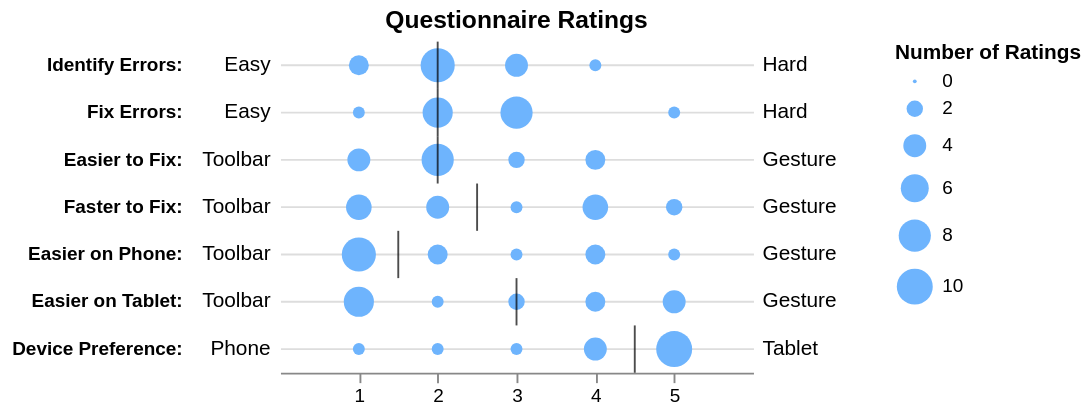

Write a Vega-Lite specification for this figure.
### Vega-Lite specification from a JSON file in a GitHub repository (floating-point values rounded to 4 significant figures; data arrays with more than 128 entries replaced by an {"elided": "..."} marker saying what was removed)
{"$schema": "https://vega.github.io/schema/vega-lite/v3.json", "description": "Likert Scale Ratings Distributions and Medians. (Figure 9 from @jhoffswell and @zcliu's ['Interactive Repair of Tables Extracted from PDF Documents on Mobile Devices'](https://idl.cs.washington.edu/files/2019-InteractiveTableRepair-CHI.pdf))", "datasets": {"medians": [{"name": "Identify Errors:", "median": 2.0, "lo": "Easy", "hi": "Hard"}, {"name": "Fix Errors:", "median": 2, "lo": "Easy", "hi": "Hard"}, {"name": "Easier to Fix:", "median": 2.0, "lo": "Toolbar", "hi": "Gesture"}, {"name": "Faster to Fix:", "median": 2.5, "lo": "Toolbar", "hi": "Gesture"}, {"name": "Easier on Phone:", "median": 1.5, "lo": "Toolbar", "hi": "Gesture"}, {"name": "Easier on Tablet:", "median": 3.0, "lo": "Toolbar", "hi": "Gesture"}, {"name": "Device Preference:", "median": 4.5, "lo": "Phone", "hi": "Tablet"}], "values": {"elided": "170 records"}}, "data": {"name": "medians"}, "title": "Questionnaire Ratings", "width": 250, "height": 175, "view": {"stroke": null}, "layer": [{"mark": "circle", "data": {"name": "values"}, "transform": [{"filter": "datum.name != 'Toolbar_First'"}, {"filter": "datum.name != 'Tablet_First'"}, {"filter": "datum.name != 'Participant ID'"}], "encoding": {"y": {"field": "name", "type": "nominal", "sort": null, "axis": {"domain": false, "offset": 50, "labelFontWeight": "bold", "ticks": false, "grid": true, "title": null}}, "x": {"field": "value", "type": "quantitative", "scale": {"domain": [0, 6]}, "axis": {"grid": false, "values": [1, 2, 3, 4, 5]}}, "size": {"aggregate": "count", "type": "quantitative", "legend": {"title": "Number of Ratings", "offset": 75}}, "color": {"value": "#6EB4FD"}}}, {"mark": "tick", "encoding": {"y": {"field": "name", "type": "nominal", "sort": null, "axis": {"domain": false, "offset": 50, "labelFontWeight": "bold", "ticks": false, "grid": true, "title": null}}, "x": {"field": "median", "type": "quantitative", "scale": {"domain": [1, 5]}, "axis": {"title": null}}, "color": {"value": "black"}}}, {"mark": {"type": "text", "x": -5, "align": "right"}, "encoding": {"y": {"field": "name", "type": "nominal", "sort": null, "axis": {"domain": false, "offset": 50, "labelFontWeight": "bold", "ticks": false, "grid": true, "title": null}}, "text": {"field": "lo", "type": "nominal"}}}, {"mark": {"type": "text", "x": 255, "align": "left"}, "encoding": {"y": {"field": "name", "type": "nominal", "sort": null, "axis": {"domain": false, "offset": 50, "labelFontWeight": "bold", "ticks": false, "grid": true, "title": null}}, "text": {"field": "hi", "type": "nominal"}}}]}
